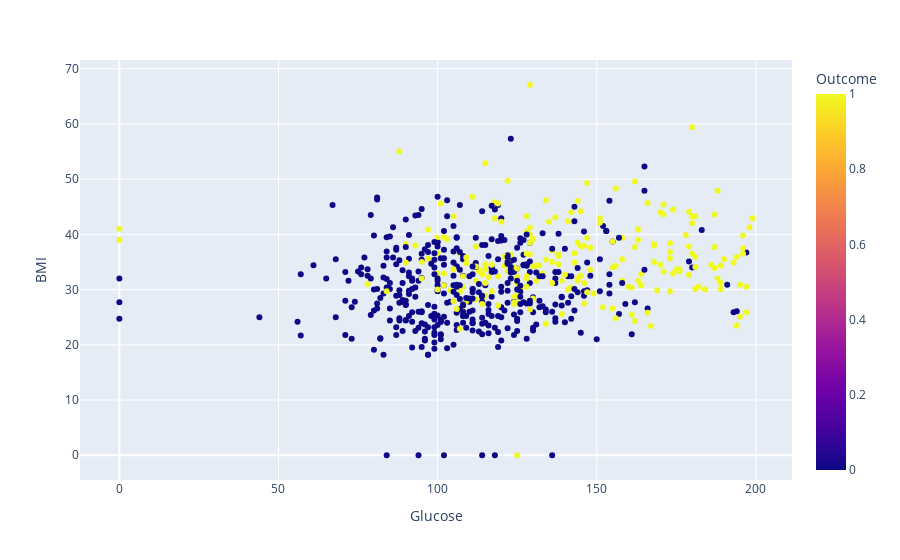

Here is the notebook cell this chart was saved with:
### Code cell
px.scatter(diabetes, x='Glucose', y='BMI', color='Outcome')

### Figure 1 — Plotly figure (JSON) as saved in the notebook; plotly's stock layout.template omitted (floating-point values rounded to 4 significant figures; data arrays with more than 128 entries replaced by an {"elided": "..."} marker saying what was removed)
{"data": [{"hovertemplate": "Glucose=%{x}<br>BMI=%{y}<br>Outcome=%{marker.color}<extra></extra>", "legendgroup": "", "marker": {"color": {"elided": "614 int values"}, "coloraxis": "coloraxis", "symbol": "circle"}, "mode": "markers", "name": "", "orientation": "v", "showlegend": false, "type": "scatter", "x": {"elided": "614 int values"}, "xaxis": "x", "y": {"elided": "614 float values"}, "yaxis": "y"}], "layout": {"coloraxis": {"colorbar": {"title": {"text": "Outcome"}}, "colorscale": [[0, "#0d0887"], [0.1111, "#46039f"], [0.2222, "#7201a8"], [0.3333, "#9c179e"], [0.4444, "#bd3786"], [0.5556, "#d8576b"], [0.6667, "#ed7953"], [0.7778, "#fb9f3a"], [0.8889, "#fdca26"], [1, "#f0f921"]]}, "legend": {"tracegroupgap": 0}, "margin": {"t": 60}, "xaxis": {"anchor": "y", "domain": [0, 1], "title": {"text": "Glucose"}}, "yaxis": {"anchor": "x", "domain": [0, 1], "title": {"text": "BMI"}}}}
